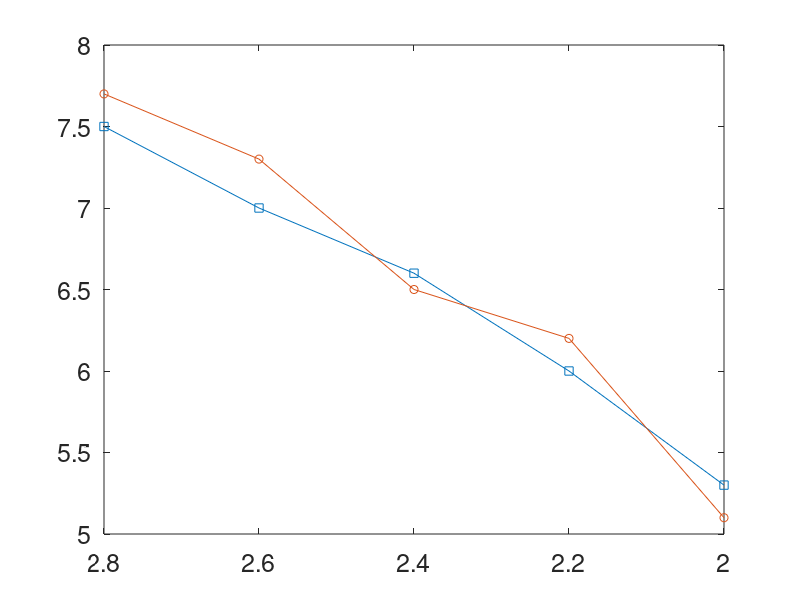

The MATLAB source for this figure: (Note: this script raises an error after producing the figure.)
%This code plots Fig5.15
clc
clear
a=1;
b=1;
c=1;
d=1;
e=1;
x=[2.8 2.6 2.4 2.2 2];
%% position1 

% h=2.8km

% [1 1 1 1 1 1 1 1 1 1 ]
x15=7.5;
y15=7.7;

RMSE15x=rms(x15);
RMSE15y=rms(y15);

% h=2.6km

x14=7;
y14=7.3;

RMSE14x=rms(x14);
RMSE14y=rms(y14);

% h=2.4km

x13=6.6;
y13=6.5;
RMSE13x=rms(x13);
RMSE13y=rms(y13);
% h=2.2km

x12=6;
y12=6.2;

RMSE12x=rms(x12);
RMSE12y=rms(y12);

% h=2km

x11=5.3;
y11=5.1;

RMSE11x=rms(x11);
RMSE11y=rms(y11);



figure(1)
p=plot(x,[a*RMSE15x,b*RMSE14x,c*RMSE13x,d*RMSE12x,e*RMSE11x],'-s',x,[a*RMSE15y,b*RMSE14y,c*RMSE13y,d*RMSE12y,e*RMSE11y],'-o');
set(gca,'FontSize',18,'Xdir','reverse');

p(1).LineWidth =2;
p(1).MarkerSize=5;
p(1).MarkerEdgeColor=[0,0,0 ];
p(1).MarkerFaceColor='w';
p(2).LineWidth =2;
p(2).MarkerSize=5;
p(2).MarkerEdgeColor=[0,0,1 ];
p(2).MarkerFaceColor='w';

xlabel('H/km','FontSize',18)
ylabel('RMSE/pixel','FontSize',18)
legend({'X','Y'},'Location','northeast','FontSize',18')

ax = gca;
grid on
ax.GridLineStyle = ':';
ax.GridColor = [0 0 0];
ax.LineWidth=0.6;
ax.GridAlpha = 1;
set(gca, 'XMinorTick', 'on');
set(gca, 'YMinorTick', 'on');
%% position2 

% h=2.8km

x25=7.6;
y25=7.9;

RMSE25x=rms(x25);
RMSE25y=rms(y25);

% h=2.6km

x24=7.6;
y24=7.5;

RMSE24x=rms(x24);
RMSE24y=rms(y24);

% h=2.4km

x23=7;
y23=7.3;

RMSE23x=rms(x23);
RMSE23y=rms(y23);

% h=2.2km
x22=6;
y22=6.3;

RMSE22x=rms(x22);
RMSE22y=rms(y22);

% h=2km

x21=5.3;
y21=5.2;

RMSE21x=rms(x21);
RMSE21y=rms(y21);


figure(2)
p=plot(x,[a*RMSE25x,b*RMSE24x,c*RMSE23x,d*RMSE22x,e*RMSE21x],'-s',x,[a*RMSE25y,b*RMSE24y,c*RMSE23y,d*RMSE22y,e*RMSE21y],'-o');
set(gca,'FontSize',18,'Xdir','reverse');

p(1).LineWidth =2;
p(1).MarkerSize=5;
p(1).MarkerEdgeColor=[0,0,0 ];
p(1).MarkerFaceColor='w';
p(2).LineWidth =2;
p(2).MarkerSize=5;
p(2).MarkerEdgeColor=[0,0,1 ];
p(2).MarkerFaceColor='w';

xlabel('H/km','FontSize',18)
ylabel('RMSE/pixel','FontSize',18)
legend({'X','Y'},'Location','northeast','FontSize',18')

ax = gca;
grid on
ax.GridLineStyle = ':';
ax.GridColor = [0 0 0];
ax.LineWidth=0.6;
ax.GridAlpha = 1;
set(gca, 'XMinorTick', 'on');
set(gca, 'YMinorTick', 'on');

%% position3 

% h=2.8km

x35=8;
y35=7.6;

RMSE35x=rms(x35);
RMSE35y=rms(y35);

% h=2.6km

x34=7;
y34=7.3;

RMSE34x=rms(x34);
RMSE34y=rms(y34);

% h=2.4km

x33=6.7;
y33=6.4;

RMSE33x=rms(x33);
RMSE33y=rms(y33);

% h=2.2km
x32=5.8;
y32=5.5;

RMSE32x=rms(x32);
RMSE32y=rms(y32);

% h=2km

x31=5.4;
y31=5.3;

RMSE31x=rms(x31);
RMSE31y=rms(y31);

figure(3)
p=plot(x,[a*RMSE35x,b*RMSE34x,c*RMSE33x,d*RMSE32x,e*RMSE31x],'-s',x,[a*RMSE35y,b*RMSE34y,c*RMSE33y,d*RMSE32y,e*RMSE31y],'-o');
set(gca,'FontSize',18,'Xdir','reverse');

p(1).LineWidth =2;
p(1).MarkerSize=5;
p(1).MarkerEdgeColor=[0,0,0 ];
p(1).MarkerFaceColor='w';
p(2).LineWidth =2;
p(2).MarkerSize=5;
p(2).MarkerEdgeColor=[0,0,1 ];
p(2).MarkerFaceColor='w';

xlabel('H/km','FontSize',18)
ylabel('RMSE/pixel','FontSize',18)
legend({'X','Y'},'Location','northeast','FontSize',18')

ax = gca;
grid on
ax.GridLineStyle = ':';
ax.GridColor = [0 0 0];
ax.LineWidth=0.6;
ax.GridAlpha = 1;
set(gca, 'XMinorTick', 'on');
set(gca, 'YMinorTick', 'on');
%% position4 

% h=2.8km

x45=8.6;
y45=8.3;

RMSE45x=rms(x45);
RMSE45y=rms(y45);

% h=2.6km

x44=8;
y44=8.3;

RMSE44x=rms(x44);
RMSE44y=rms(y44);

% h=2.4km

x43=7.8;
y43=7.6;

RMSE43x=rms(x43);
RMSE43y=rms(y43);

% h=2.2km

x42=6.6;
y42=6.4;

RMSE42x=rms(x42);
RMSE42y=rms(y42);

% h=2km

x41=6.5;
y41=6.4;

RMSE41x=rms(x41);
RMSE41y=rms(y41);


figure(4)
p=plot(x,[a*RMSE45x,b*RMSE44x,c*RMSE43x,d*RMSE42x,e*RMSE41x],'-s',x,[a*RMSE45y,b*RMSE44y,c*RMSE43y,d*RMSE42y,e*RMSE41y],'-o');
set(gca,'FontSize',18,'Xdir','reverse');

p(1).LineWidth =2;
p(1).MarkerSize=5;
p(1).MarkerEdgeColor=[0,0,0 ];
p(1).MarkerFaceColor='w';
p(2).LineWidth =2;
p(2).MarkerSize=5;
p(2).MarkerEdgeColor=[0,0,1 ];
p(2).MarkerFaceColor='w';

xlabel('H/km','FontSize',18)
ylabel('RMSE/pixel','FontSize',18)
legend({'X','Y'},'Location','northeast','FontSize',18')

ax = gca;
grid on
ax.GridLineStyle = ':';
ax.GridColor = [0 0 0];
ax.LineWidth=0.6;
ax.GridAlpha = 1;
set(gca, 'XMinorTick', 'on');
set(gca, 'YMinorTick', 'on');